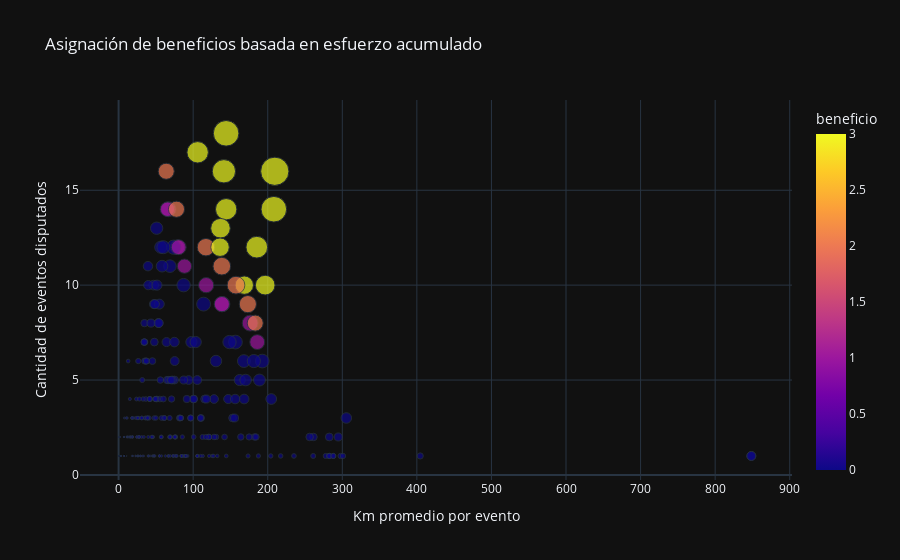

The code cell stored with this chart in its notebook:
### Code cell
fig = px.scatter(
    jugador_stats,
    x="km_prom",
    y="cantidad_eventos",
    color="beneficio",
    size="indice_esfuerzo",
    hover_data={
        "jugador_id": True,
        "km_totales": ":.1f",
        "km_p90": ':.1f',
        "km_prom": ':.1f',
        "percentil_esfuerzo": ":.2f",
        "indice_esfuerzo":':.1f'
        
    },
    title="Asignación de beneficios basada en esfuerzo acumulado",
    labels={
        "jugador_id": "Jugador",
        "km_totales": "Km Acumulados",
        "km_p90":"Km. Perc.90",
        "km_prom": "Km promedio por evento",
        "indice_esfuerzo": "Índice de Esfuerzo",
        "percentil_esfuerzo": "Perc. de Esfuerzo",
        "cantidad_eventos": "Cantidad de eventos",
        "localidad": "Localidad"
    },
    template="plotly_dark"
)

fig.update_layout(
    xaxis_title="Km promedio por evento",
    yaxis_title="Cantidad de eventos disputados",
)

fig.show()

### Figure 1 — Plotly figure (JSON) as saved in the notebook; plotly's stock layout.template omitted (floating-point values rounded to 4 significant figures; data arrays with more than 128 entries replaced by an {"elided": "..."} marker saying what was removed)
{"data": [{"customdata": {"elided": "340x5 float values"}, "hovertemplate": "Km promedio por evento=%{x:.1f}<br>Cantidad de eventos=%{y}<br>Índice de Esfuerzo=%{customdata[4]:.1f}<br>Jugador=%{customdata[0]}<br>Km Acumulados=%{customdata[1]:.1f}<br>Km. Perc.90=%{customdata[2]:.1f}<br>Perc. de Esfuerzo=%{customdata[3]:.2f}<br>beneficio=%{marker.color}<extra></extra>", "legendgroup": "", "marker": {"color": {"elided": "340 int values"}, "coloraxis": "coloraxis", "size": {"elided": "340 float values"}, "sizemode": "area", "sizeref": 2.946, "symbol": "circle"}, "mode": "markers", "name": "", "orientation": "v", "showlegend": false, "type": "scatter", "x": {"elided": "340 float values"}, "xaxis": "x", "y": {"elided": "340 int values"}, "yaxis": "y"}], "layout": {"coloraxis": {"colorbar": {"title": {"text": "beneficio"}}, "colorscale": [[0, "#0d0887"], [0.1111, "#46039f"], [0.2222, "#7201a8"], [0.3333, "#9c179e"], [0.4444, "#bd3786"], [0.5556, "#d8576b"], [0.6667, "#ed7953"], [0.7778, "#fb9f3a"], [0.8889, "#fdca26"], [1, "#f0f921"]]}, "legend": {"itemsizing": "constant", "tracegroupgap": 0}, "title": {"text": "Asignación de beneficios basada en esfuerzo acumulado"}, "xaxis": {"anchor": "y", "domain": [0, 1], "title": {"text": "Km promedio por evento"}}, "yaxis": {"anchor": "x", "domain": [0, 1], "title": {"text": "Cantidad de eventos disputados"}}}}
